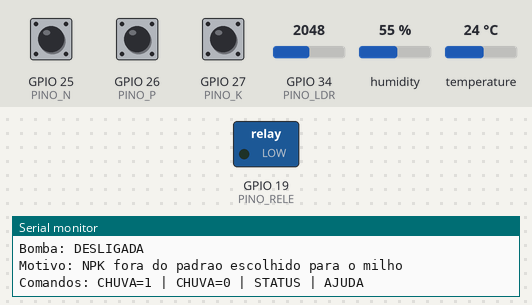
Bench run of a sketch on a simulated ESP32. On the bench: switched loads named in the sketch (green lamp = pin HIGH), the last lines printed to the serial monitor. Inputs (shaded band) come from the test bench; at power-on: GPIO 25 (PINO_N) HIGH, GPIO 26 (PINO_P) HIGH, GPIO 27 (PINO_K) HIGH, humidity 55 %, GPIO 34 (PINO_LDR) = 2048, temperature 24 °C (analog values on the 0–4095 scale).

Above: at 1.2 s.
1.3 s: GPIO 25 (PINO_N) pulled LOW for 0.15 s
2.9 s: GPIO 26 (PINO_P) pulled LOW for 0.15 s
4.5 s: GPIO 27 (PINO_K) pulled LOW for 0.15 s
At 5.0 s:
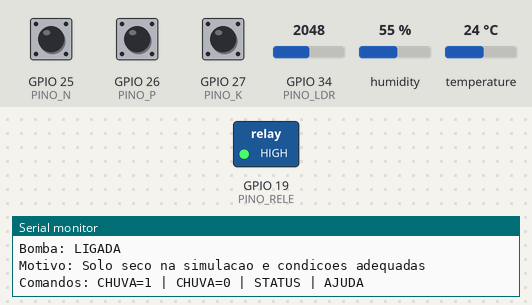
6.1 s: humidity set to 63 %
8.6 s: humidity set to 66 %
At 9.7 s:
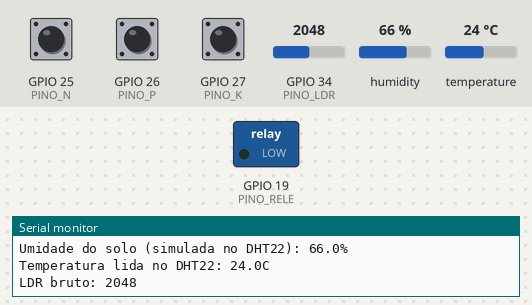
10.6 s: GPIO 34 (PINO_LDR) set to 1228
Timing chart, 0 to 13.6 s (numbered marks = the images above; inputs shaded):
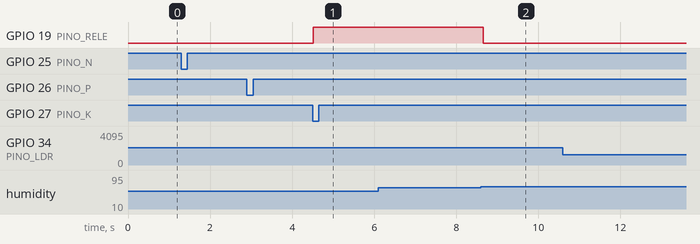

Measured:
- the behaviour switches between 64 and 65 % on humidity (found by bisection; images 1 and 2)
- after the input at 4.5 s, GPIO 19 (PINO_RELE): LOW → HIGH at once
- after the input at 8.6 s, GPIO 19 (PINO_RELE): HIGH → LOW after 0.06 s

The sketch:

sketch.ino
```cpp
#include <DHTesp.h>

const int PINO_DHT = 15;
const int PINO_LDR = 34;
const int PINO_RELE = 19;
const int PINO_N = 25;
const int PINO_P = 26;
const int PINO_K = 27;

const float PH_MINIMO = 5.5f;
const float PH_MAXIMO = 7.0f;
const float UMIDADE_LIGAR = 55.0f;
const float UMIDADE_DESLIGAR = 65.0f;
const unsigned long INTERVALO_LEITURA_MS = 500UL;

DHTesp dhtSensor;

bool previsaoChuva = false;
bool bombaLigada = false;
bool nitrogenioOkEstado = false;
bool fosforoOkEstado = false;
bool potassioOkEstado = false;
bool ultimoBotaoN = HIGH;
bool ultimoBotaoP = HIGH;
bool ultimoBotaoK = HIGH;
unsigned long ultimaLeituraMs = 0;
String bufferSerial;

struct LeituraSolo {
  bool nitrogenioOk;
  bool fosforoOk;
  bool potassioOk;
  float umidadeSolo;
  float temperatura;
  int ldrBruto;
  float ph;
  bool leituraValida;
};

float limitar(float valor, float minimo, float maximo) {
  if (valor < minimo) {
    return minimo;
  }
  if (valor > maximo) {
    return maximo;
  }
  return valor;
}

float converterLdrParaPh(int leituraLdr) {
  float tensao = static_cast<float>(leituraLdr) * 3.3f / 4095.0f;
  return limitar(8.0f - tensao, 4.0f, 9.0f);
}

String statusNutriente(bool ok) {
  return ok ? "OK" : "BAIXO";
}

LeituraSolo lerSensores() {
  TempAndHumidity dadosDht = dhtSensor.getTempAndHumidity();

  LeituraSolo leitura;
  leitura.nitrogenioOk = nitrogenioOkEstado;
  leitura.fosforoOk = fosforoOkEstado;
  leitura.potassioOk = potassioOkEstado;
  leitura.temperatura = dadosDht.temperature;
  leitura.umidadeSolo = dadosDht.humidity;
  leitura.leituraValida = !isnan(dadosDht.temperature) && !isnan(dadosDht.humidity);
  leitura.ldrBruto = analogRead(PINO_LDR);
  leitura.ph = converterLdrParaPh(leitura.ldrBruto);

  return leitura;
}

void aplicarEstadoBomba(bool ligar) {
  digitalWrite(PINO_RELE, ligar ? HIGH : LOW);
  bombaLigada = ligar;
}

String avaliarIrrigacao(const LeituraSolo &leitura, bool &ligar) {
  if (!leitura.leituraValida) {
    ligar = false;
    return "Falha na leitura do DHT22";
  }

  if (previsaoChuva) {
    ligar = false;
    return "Previsao de chuva ativa via Serial";
  }

  if (!leitura.nitrogenioOk || !leitura.fosforoOk || !leitura.potassioOk) {
    ligar = false;
    return "NPK fora do padrao escolhido para o milho";
  }

  if (leitura.ph < PH_MINIMO) {
    ligar = false;
    return "pH abaixo da faixa ideal do milho";
  }

  if (leitura.ph > PH_MAXIMO) {
    ligar = false;
    return "pH acima da faixa ideal do milho";
  }

  if (leitura.umidadeSolo <= UMIDADE_LIGAR) {
    ligar = true;
    return "Solo seco na simulacao e condicoes adequadas";
  }

  if (leitura.umidadeSolo >= UMIDADE_DESLIGAR) {
    ligar = false;
    return "Umidade simulada recuperada";
  }

  ligar = bombaLigada;
  return bombaLigada ? "Histerese: mantendo irrigacao ligada" : "Histerese: mantendo irrigacao desligada";
}

void imprimirStatus(const LeituraSolo &leitura, const String &motivo) {
  Serial.println();
  Serial.println("=== FarmTech Solutions | Fase 2 ===");
  Serial.println("Cultura escolhida: milho");
  Serial.println("N=" + statusNutriente(leitura.nitrogenioOk) +
                 " | P=" + statusNutriente(leitura.fosforoOk) +
                 " | K=" + statusNutriente(leitura.potassioOk));

  if (leitura.leituraValida) {
    Serial.println("Umidade do solo (simulada no DHT22): " + String(leitura.umidadeSolo, 1) + "%");
    Serial.println("Temperatura lida no DHT22: " + String(leitura.temperatura, 1) + "C");
  } else {
    Serial.println("Leitura do DHT22 invalida");
  }

  Serial.println("LDR bruto: " + String(leitura.ldrBruto));
  Serial.println("pH simulado: " + String(leitura.ph, 2));
  Serial.println("Previsao de chuva: " + String(previsaoChuva ? "SIM" : "NAO"));
  Serial.println("Bomba: " + String(bombaLigada ? "LIGADA" : "DESLIGADA"));
  Serial.println("Motivo: " + motivo);
  Serial.println("Comandos: CHUVA=1 | CHUVA=0 | STATUS | AJUDA");
}

void processarComandoSerial(String comando) {
  comando.trim();
  comando.toUpperCase();

  if (comando.length() == 0) {
    return;
  }

  if (comando == "CHUVA=1") {
    previsaoChuva = true;
    Serial.println("Previsao de chuva ativada. A irrigacao sera bloqueada.");
    return;
  }

  if (comando == "CHUVA=0") {
    previsaoChuva = false;
    Serial.println("Previsao de chuva desativada. A irrigacao volta ao modo automatico.");
    return;
  }

  if (comando == "AJUDA") {
    Serial.println("Use CHUVA=1, CHUVA=0, STATUS ou AJUDA.");
    return;
  }

  if (comando == "STATUS") {
    ultimaLeituraMs = 0;
    return;
  }

  Serial.println("Comando nao reconhecido. Use AJUDA para ver as opcoes.");
}

void lerSerial() {
  while (Serial.available() > 0) {
    char caractere = static_cast<char>(Serial.read());

    if (caractere == '\n' || caractere == '\r') {
      if (bufferSerial.length() > 0) {
        processarComandoSerial(bufferSerial);
        bufferSerial = "";
      }
      continue;
    }

    bufferSerial += caractere;
  }
}

void atualizarNutrientesPorBotao() {
  bool leituraN = digitalRead(PINO_N);
  bool leituraP = digitalRead(PINO_P);
  bool leituraK = digitalRead(PINO_K);

  if (ultimoBotaoN == HIGH && leituraN == LOW) {
    nitrogenioOkEstado = !nitrogenioOkEstado;
    Serial.println("Nitrogenio alterado para: " + String(nitrogenioOkEstado ? "OK" : "BAIXO"));
    ultimaLeituraMs = 0;
  }

  if (ultimoBotaoP == HIGH && leituraP == LOW) {
    fosforoOkEstado = !fosforoOkEstado;
    Serial.println("Fosforo alterado para: " + String(fosforoOkEstado ? "OK" : "BAIXO"));
    ultimaLeituraMs = 0;
  }

  if (ultimoBotaoK == HIGH && leituraK == LOW) {
    potassioOkEstado = !potassioOkEstado;
    Serial.println("Potassio alterado para: " + String(potassioOkEstado ? "OK" : "BAIXO"));
    ultimaLeituraMs = 0;
  }

  ultimoBotaoN = leituraN;
  ultimoBotaoP = leituraP;
  ultimoBotaoK = leituraK;
}

void setup() {
  Serial.begin(115200);
  analogReadResolution(12);

  pinMode(PINO_N, INPUT_PULLUP);
  pinMode(PINO_P, INPUT_PULLUP);
  pinMode(PINO_K, INPUT_PULLUP);
  pinMode(PINO_RELE, OUTPUT);

  dhtSensor.setup(PINO_DHT, DHTesp::DHT22);
  aplicarEstadoBomba(false);

  Serial.println("Sistema de irrigacao inteligente iniciado.");
  Serial.println("Clique em N, P e K para alternar o estado dos nutrientes.");
  Serial.println("Ajuste o LDR para pH entre 5.5 e 7.0 e o DHT22 para umidade abaixo de 55%.");
  Serial.println("Para previsao de chuva, envie CHUVA=1 ou CHUVA=0 no Serial Monitor.");
}

void loop() {
  lerSerial();
  atualizarNutrientesPorBotao();

  unsigned long agora = millis();
  if (agora - ultimaLeituraMs < INTERVALO_LEITURA_MS) {
    delay(20);
    return;
  }

  ultimaLeituraMs = agora;

  LeituraSolo leitura = lerSensores();
  bool ligarBomba = false;
  String motivo = avaliarIrrigacao(leitura, ligarBomba);

  aplicarEstadoBomba(ligarBomba);
  imprimirStatus(leitura, motivo);
}
```
